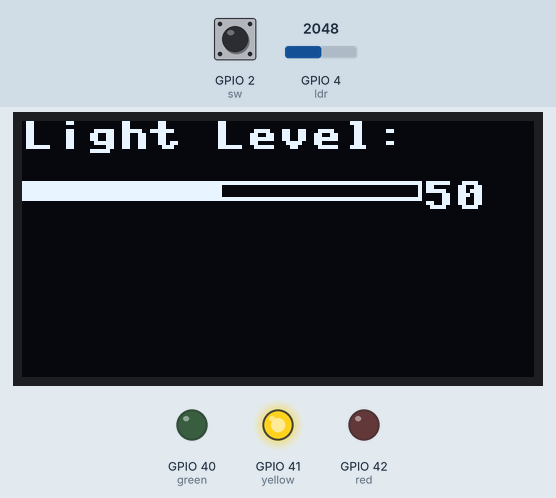
A program run on a simulated ESP32 board running MicroPython. Shown: 128×64 one-colour display, output pins drawn as LEDs (lit = HIGH). The test bench sets the inputs (shaded band); at power-on: GPIO 2 (sw) HIGH, GPIO 4 (ldr) = 2048 (analog values on the 0–4095 scale). What the program prints to the serial console is not drawn.

Above: at 1.2 s.
1.3 s: GPIO 2 (sw) pulled LOW for 1 s
At 2.1 s:
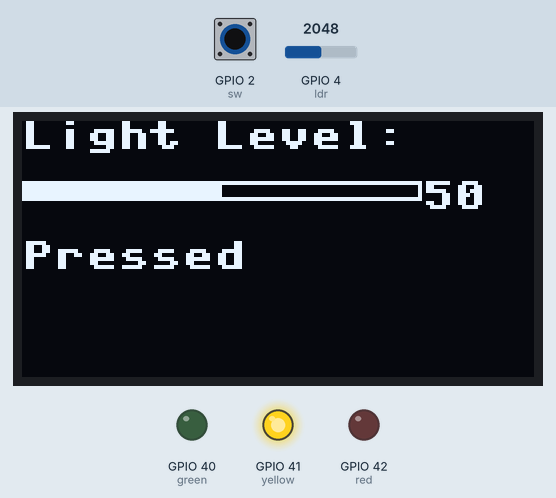
5.3 s: GPIO 4 (ldr) set to 1403
At 6.5 s:
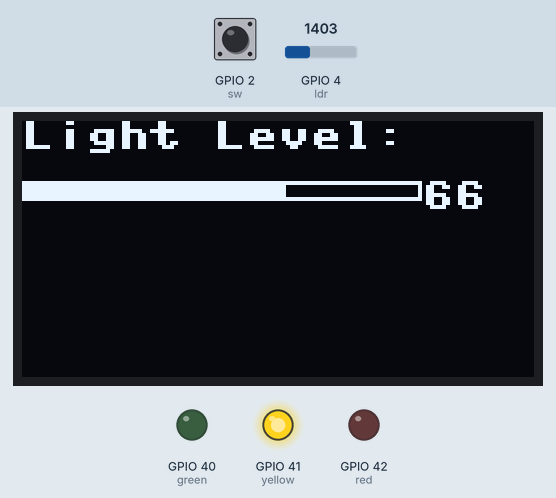
6.8 s: GPIO 4 (ldr) set to 1296
At 7.7 s:
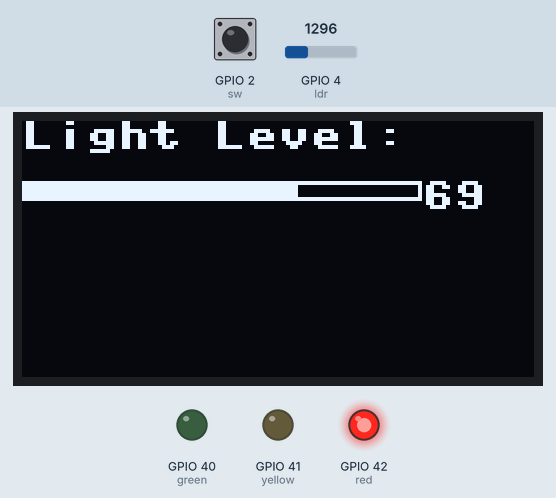
8.3 s: GPIO 4 (ldr) set to 2770
At 9.5 s:
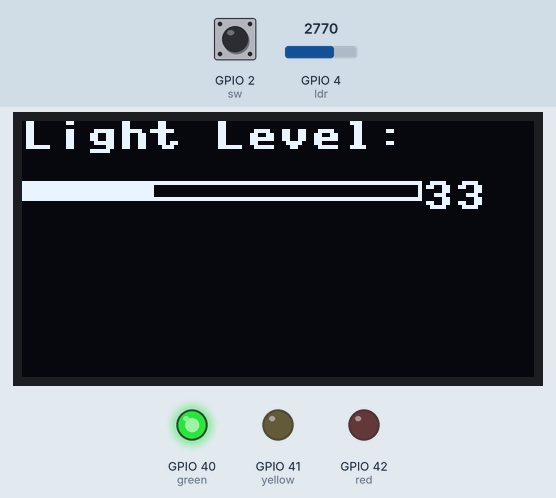
9.8 s: GPIO 2 (sw) pulled LOW for 0.15 s
At 9.91 s:
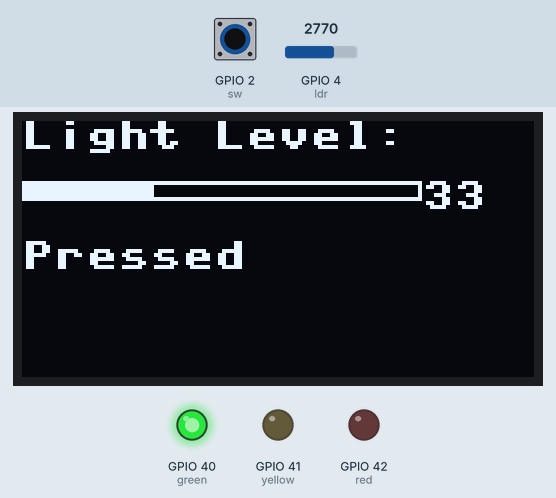
11.4 s: GPIO 2 (sw) pulled LOW for 3.2 s
Timing chart, 0 to 14.4 s (numbered marks = the images above; inputs shaded):
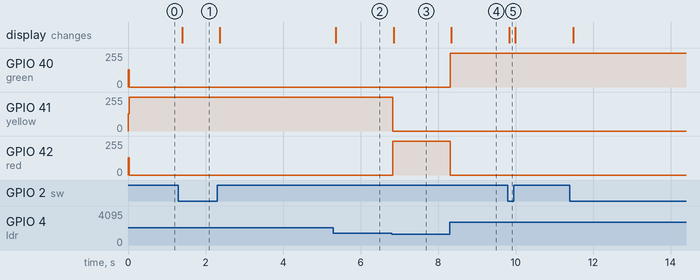

The program:

week3.py
```python
from machine import Pin, PWM, ADC, I2C
from time import sleep
import ssd1306

red = PWM(Pin(42, Pin.OUT))
yellow = PWM(Pin(41, Pin.OUT))
green = PWM(Pin(40, Pin.OUT))
sw = Pin(2, Pin.IN, Pin.PULL_UP)
i2c = I2C(0, scl=Pin(47), sda=Pin(48))
display = ssd1306.SSD1306_I2C(128, 64, i2c)

ldr = ADC(Pin(4))
ldr.atten(ADC.ATTN_11DB)

def clearLED():
    red.duty(0)
    yellow.duty(0)
    green.duty(0)
    display.fill(0)


#for i in range(50):
    #display.pixel(10, i)
    #display.show()

    #for t1 in range(5):
       # display.pixel(0, 0, t1)
       # display.pixel(0, 25, t1)
       # display.show()

# display.text('Light Level:', 0, 0)
# display.show()

while True:
    clearLED()
    print(ldr.read())
    display.text('Light Level:', 0, 0)
    if ldr.read() <= 1365:
        red.duty(1023)
        if sw.value() == 0:
            display.text('Pressed', 0, 30)

    elif 1365 < ldr.read() <= 2730:
        yellow.duty(1023)
        if sw.value() == 0:
            display.text('Pressed', 0, 30)

    elif 2730 < ldr.read():
        green.duty(1023)
        if sw.value() == 0:
            display.text('Pressed', 0, 30)

    power = int(ldr.read()/40.95)
    #display.hline(0,15,100,0)
    display.rect(0,15,100,5,1)
    display.fill_rect(0,15,100-power,5,1)
    display.text(str(100-int(ldr.read()/40.95)),100,15)
    display.show()

    sleep(0.05)
```

Measured:
- the behaviour switches between 1366 and 1365 on GPIO 4 (ldr) (found by bisection; images 2 and 3)
- after the input at 1.3 s, the display: changes after 0.10 s (image 1)
- after the input at 5.3 s, the display: changes after 0.06 s (image 2)
- after the input at 6.8 s, GPIO 41 (yellow): 255/255 → 0/255 at once; GPIO 42 (red): 0/255 → 255/255 at once; the display: changes after 0.05 s (image 3)
- after the input at 8.3 s, GPIO 40 (green): 0/255 → 255/255 at once; GPIO 42 (red): 255/255 → 0/255 at once; the display: changes after 0.05 s (image 4)
- after the input at 9.8 s, the display: changes at once (image 5)
